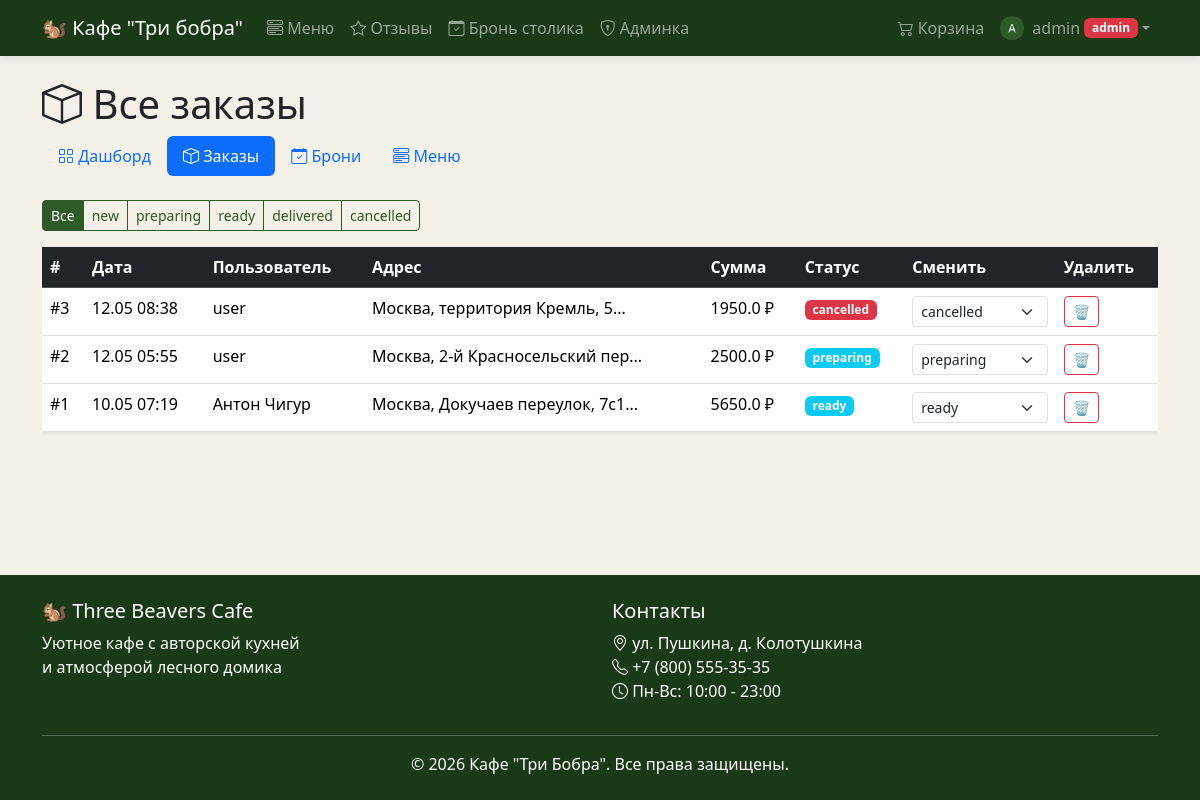
Page /admin/orders (signed in) on the committed database.
### models.py (models this page shows)
class User(UserMixin, db.Model):
    id = db.Column(db.Integer, primary_key=True)
    username = db.Column(db.String(80), unique=True, nullable=False)
    email = db.Column(db.String(120), unique=True, nullable=False)
    password_hash = db.Column(db.String(256), nullable=False)
    is_admin = db.Column(db.Boolean, default=False)
    avatar = db.Column(db.String(300), default="default-avatar.png")
    cart_items = db.relationship("CartItem", backref="user", lazy=True)
    orders = db.relationship("Order", backref="user", lazy=True)
    bookings = db.relationship("Booking", backref="user", lazy=True)
    reviews = db.relationship("Review", backref="user", lazy=True)

class Order(db.Model):
    id = db.Column(db.Integer, primary_key=True)
    user_id = db.Column(db.Integer, db.ForeignKey("user.id"), nullable=False)
    total_price = db.Column(db.Float, nullable=False)
    status = db.Column(db.String(20), default="new")
    delivery_address = db.Column(db.String(300), nullable=True)
    latitude = db.Column(db.Float, nullable=True)
    longitude = db.Column(db.Float, nullable=True)
    created_at = db.Column(db.DateTime, default=datetime.utcnow)
    items = db.relationship("OrderItem", backref="order", lazy=True)

### routes/admin.py (the view)
@admin_bp.route("/orders")
@login_required
@admin_required
def orders():
    status_filter = request.args.get("status", "all")
    query = Order.query.order_by(Order.created_at.desc())
    if status_filter != "all":
        query = query.filter_by(status=status_filter)
    all_orders = query.all()
    statuses = ["new", "preparing", "ready", "delivered", "cancelled"]
    return render_template("admin/orders.html",
                           orders=all_orders,
                           current_filter=status_filter,
                           statuses=statuses)

### routes/admin.py (called while the page is built)
def admin_required(f):
    @wraps(f)
    def decorated_function(*args, **kwargs):
        if not current_user.is_authenticated or not current_user.is_admin:
            flash("Доступ запрещён! Только для администраторов.", "danger")
            return redirect(url_for("main.index"))
        return f(*args, **kwargs)
    return decorated_function

### templates/admin/orders.html (shortened to what this page needs)
{% extends "base.html" %}
{% block content %}
<div class="container">
    <h1 class="mb-2"><i class="bi bi-box"></i> Все заказы</h1>
    <ul class="nav nav-pills mb-4">
        <li class="nav-item"><a class="nav-link" href="{{ url_for('admin.dashboard') }}"><i class="bi bi-grid"></i> Дашборд</a></li>
        <li class="nav-item"><a class="nav-link active" href="{{ url_for('admin.orders') }}"><i class="bi bi-box"></i> Заказы</a></li>
        <li class="nav-item"><a class="nav-link" href="{{ url_for('admin.bookings') }}"><i class="bi bi-calendar-check"></i> Брони</a></li>
        <li class="nav-item"><a class="nav-link" href="{{ url_for('admin.menu') }}"><i class="bi bi-menu-button-wide"></i> Меню</a></li>
    </ul>
    <div class="btn-group mb-3">
        <a href="?status=all" class="btn btn-sm {% if current_filter=='all' %}btn-primary{% else %}btn-outline-primary{% endif %}">Все</a>
        {% for s in statuses %}
        <a href="?status={{ s }}" class="btn btn-sm {% if current_filter==s %}btn-primary{% else %}btn-outline-primary{% endif %}">{{ s }}</a>
        {% endfor %}
    </div>
    <div class="table-responsive">
        <table class="table table-hover shadow-sm">
            <thead class="table-dark">
                <tr><th>#</th><th>Дата</th><th>Пользователь</th><th>Адрес</th><th>Сумма</th><th>Статус</th><th>Сменить</th><th>Удалить</th></tr>
            </thead>
            <tbody>
                {% for o in orders %}
                <tr>
                    <td>#{{ o.id }}</td>
                    <td>{{ o.created_at.strftime('%d.%m %H:%M') }}</td>
                    <td>{{ o.user.username }}</td>
                    <td>{{ o.delivery_address[:30] }}...</td>
                    <td>{{ o.total_price }} ₽</td>
                    <td><span class="badge bg-{% if o.status=='new' %}warning{% elif o.status=='delivered' %}success{% elif o.status=='cancelled' %}danger{% else %}info{% endif %}">{{ o.status }}</span></td>
                    <td>
                        <form method="POST" action="{{ url_for('admin.update_order_status', order_id=o.id) }}" class="d-flex gap-1">
                            <select name="status" class="form-select form-select-sm" onchange="this.form.submit()">
                                {% for s in statuses %}
                                <option value="{{ s }}" {% if o.status==s %}selected{% endif %}>{{ s }}</option>
                                {% endfor %}
                            </select>
                        </form>
                        <td>
                            <form method="POST" action="{{ url_for('admin.delete_order', order_id=o.id) }}"
                                onsubmit="return confirm('Удалить заказ #{{ o.id }} навсегда?')">
                            <button class="btn btn-sm btn-outline-danger">🗑️</button>
                            </form>
                        </td>
                    </td>
                </tr>
                {% endfor %}
            </tbody>
        </table>
    </div>
</div>
{% endblock %}

### templates/base.html (shortened to what this page needs)
<!DOCTYPE html>
<html lang="ru">
<head>
    <link href="https://cdn.jsdelivr.net/npm/bootstrap@5.3.2/dist/css/bootstrap.min.css" rel="stylesheet">
    <link href="https://cdn.jsdelivr.net/npm/bootstrap-icons@1.11.2/font/bootstrap-icons.css" rel="stylesheet">
    <link href="{{ url_for('static', filename='css/style.css') }}" rel="stylesheet">
</head>
<body>
    <nav class="navbar navbar-expand-lg navbar-dark bg-dark-green sticky-top">
        <div class="container">
            <a class="navbar-brand" href="{{ url_for('main.index') }}">
                🐿 Кафе "Три бобра"
            </a>
            <div class="collapse navbar-collapse" id="navbarNav">
                <ul class="navbar-nav me-auto">
                    <li class="nav-item">
                        <a class="nav-link" href="{{ url_for('menu.menu') }}">
                            <i class="bi bi-menu-button-wide"></i> Меню
                        </a>
                    </li>
                    <li class="nav-item">
                        <a class="nav-link" href="{{ url_for('reviews.reviews') }}">
                            <i class="bi bi-star"></i> Отзывы
                        </a>
                    </li>
                    <li class="nav-item">
                        <a class="nav-link" href="{{ url_for('booking.booking') }}">
                            <i class="bi bi-calendar-check"></i> Бронь столика
                        </a>
                    </li>
                    {% if current_user.is_authenticated and current_user.is_admin %}
                    <li class="nav-item">
                        <a class="nav-link" href="{{ url_for('admin.dashboard') }}">
                            <i class="bi bi-shield-lock"></i> Админка
                        </a>
                    </li>
                    {% endif %}
                </ul>
                <ul class="navbar-nav">
                    {% if current_user.is_authenticated %}
                    <li class="nav-item">
                        <a class="nav-link d-flex align-items-center gap-1" href="{{ url_for('cart.cart') }}">
                            <i class="bi bi-cart2"></i> Корзина
                        </a>
                    </li>
                    <li class="nav-item dropdown">
                        <a class="nav-link dropdown-toggle d-flex align-items-center" href="#" role="button" data-bs-toggle="dropdown">
                            <img src="/auth/avatar/{{ current_user.id }}"
                                 class="rounded-circle me-2"
                                 style="width: 24px; height: 24px; object-fit: cover;"
                                 alt="">
                            {{ current_user.username }}
                            {% if current_user.is_admin %}<span class="badge bg-danger ms-1">admin</span>{% endif %}
                        </a>
                    </li>
                    {% endif %}
                </ul>
            </div>
        </div>
    </nav>
    <main class="py-4">
        {% block content %}{% endblock %}
    </main>
    <footer class="bg-dark-green text-white py-4 mt-auto">
        <div class="container">
            <div class="row">
                <div class="col-md-6">
                    <h5>🐿 Three Beavers Cafe</h5>
                    <p>Уютное кафе с авторской кухней<br>и атмосферой лесного домика</p>
                </div>
                <div class="col-md-6">
                    <h5>Контакты</h5>
                    <p>
                        <i class="bi bi-geo-alt"></i> ул. Пушкина, д. Колотушкина<br>
                        <i class="bi bi-telephone"></i> +7 (800) 555-35-35<br>
                        <i class="bi bi-clock"></i> Пн-Вс: 10:00 - 23:00
                    </p>
                </div>
            </div>
            <hr>
            <p class="text-center mb-0">&copy; 2026 Кафе "Три Бобра". Все права защищены.</p>
        </div>
    </footer>
</body>
</html>

### static/css/style.css (style rules this page uses)
:root { --beaver-green: #2d5a27; --beaver-dark: #1a3a17; --beaver-light: #4a7c43; --beaver-gold: #c4a35a; --beaver-cream: #f5f0e8; --beaver-brown: #6b4f3c; }
.bg-dark-green { background-color: var(--beaver-dark) !important; }
.btn-primary { background-color: var(--beaver-green); border-color: var(--beaver-green); }
.btn-outline-primary { color: var(--beaver-green); border-color: var(--beaver-green); }
.navbar { box-shadow: 0 2px 10px rgba(0, 0, 0, 0.1); }
.nav-link { transition: color 0.3s; }
footer { background-color: var(--beaver-dark); }
body { background-color: var(--beaver-cream); min-height: 100vh; display: flex; flex-direction: column; }
main { flex: 1; }
a.nav-link.d-flex { white-space: nowrap; }

### rows in the picture
User: username "admin"
Order: id "3", created_at "12.05 08:38", user.username "user", delivery_address "Москва, территория Кремль, 5", total_price "1950.0", status "cancelled"
Order: id "2", created_at "12.05 05:55", user.username "user", delivery_address "Москва, 2-й Красносельский пер", total_price "2500.0", status "preparing"
Order: id "1", created_at "10.05 07:19", user.username "Антон Чигур", delivery_address "Москва, Докучаев переулок, 7с1", total_price "5650.0", status "ready"

### other values in the picture
{{ s }} "new" "preparing" "ready" "delivered" "cancelled"
